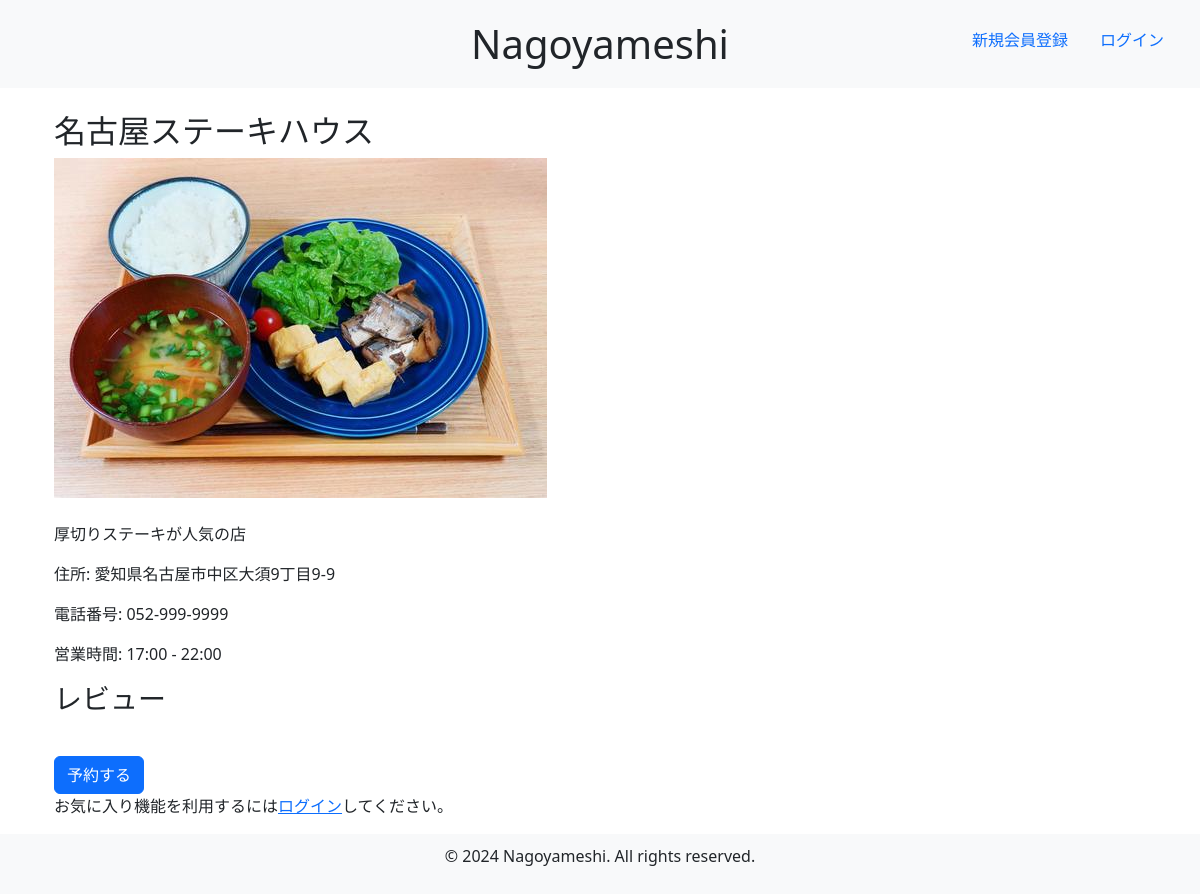
Before: /restaurants/9/ with the older database file.
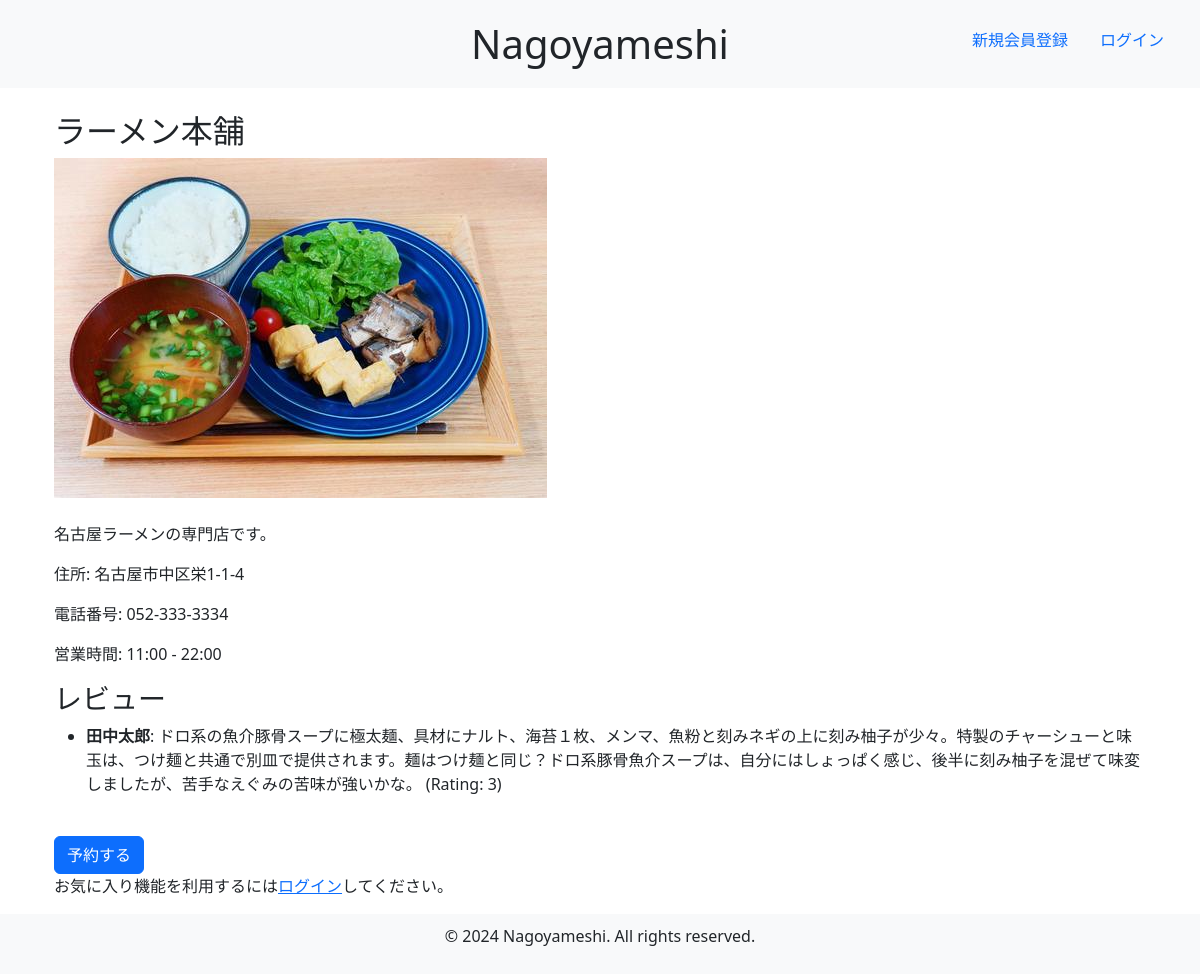
After: the same page with the newer database file.
### nagoyameshi/models.py (models this page shows, shortened)
class Restaurant(models.Model):
    name = models.CharField(max_length=200)
    price = models.PositiveIntegerField()
    description = models.TextField()
    postal_code = models.CharField(max_length=10)
    address = models.CharField(max_length=200)
    phone_number = models.CharField(max_length=15)
    open_time = models.TimeField()
    close_time = models.TimeField()
    created_at = models.DateTimeField(auto_now_add=True)
    updated_at = models.TimeField(auto_now=True)
    img = models.ImageField(upload_to='restaurant_images/')
    category = models.ForeignKey(Category, on_delete=models.CASCADE, null=True, blank=True)

class Review(models.Model):
    restaurant = models.ForeignKey(Restaurant, on_delete=models.CASCADE)
    user = models.ForeignKey(CustomUser, on_delete=models.CASCADE)
    rating = models.PositiveIntegerField()
    comment = models.TextField()
    created_at = models.DateTimeField(auto_now_add=True)

class CustomUser(AbstractUser):#フィールドとメソッド（PW検証など）を継承
    username = None  # usernameフィールドを無効化（DBから削除）
    email = models.EmailField(unique=True)  # DB内のメールアドレスを一意に設定
    full_name = models.CharField(max_length=100)#以下フィールドの設定
    furigana = models.CharField(max_length=100)
    postal_code = models.CharField(max_length=10)
    address = models.CharField(max_length=200)
    phone_number = models.CharField(max_length=15)
    birthdate = models.DateField(null=True, blank=True)
    occupation = models.CharField(max_length=100)
    is_end_user = models.BooleanField(default=False)#カスタムでエンドユーザーかどうかのフラグを追加
    is_admin_user = models.BooleanField(default=False)#管理者かどうかのフラグを追加
    is_subscription_user = models.BooleanField(default=False)  # 有料会員かどうかのフラグを追加
    USERNAME_FIELD = 'email'  # メールアドレスを認証に使用
    REQUIRED_FIELDS = ['full_name', 'furigana', 'postal_code', 'address', 'phone_number', 'birthdate', 'occupation']
    objects = CustomUserManager()  ### CustomUserManagerをオブジェクトとして設定

### nagoyameshi/views.py (the view)
# urls.py: path('restaurants/<int:pk>/', RestaurantDetailView.as_view(), name='restaurant_detail'),
class RestaurantDetailView(DetailView):
    model = Restaurant
    template_name = 'restaurant_detail.html'
    context_object_name = 'restaurant'
    def get_context_data(self, **kwargs):
        context = super().get_context_data(**kwargs)
        context['reviews'] = Review.objects.filter(restaurant=self.object)
        return context

### nagoyameshi/templates/restaurant_detail.html (shortened to what this page needs)
{% extends 'base.html' %}
{% block content %}
<div class="container mt-4">
    <h2>{{ restaurant.name }}</h2>
    <img src="{{ restaurant.img.url }}" class="img-fluid mb-4" alt="{{ restaurant.name }}">
    <p>{{ restaurant.description }}</p>
    <p>住所: {{ restaurant.address }}</p>
    <p>電話番号: {{ restaurant.phone_number }}</p>
    <p>営業時間: {{ restaurant.open_time }} - {{ restaurant.close_time }}</p>
    <h3>レビュー</h3>
    <ul>
        {% for review in reviews %}
        <li>
            <strong>{{ review.user.full_name }}</strong>: {{ review.comment }} (Rating: {{ review.rating }})
        </li>
        {% endfor %}
    </ul>
    <a href="{% if user.is_authenticated %}{% url 'make_reservation' restaurant.id %}{% else %}{% url 'login' %}{% endif %}" class="btn btn-primary mt-4">予約する</a>
    {% if user.is_authenticated %}
    <form method="post" action="{% url 'add_to_favorites' restaurant.id %}">
        {% csrf_token %}
        <button type="submit" class="btn btn-primary">お気に入り追加</button>
    </form>
{% else %}
    <p>お気に入り機能を利用するには<a href="{% url 'login' %}">ログイン</a>してください。</p>
{% endif %}
</div>
{% endblock %}

Changed rows visible on the page:
changed Restaurant: name "名古屋ステーキハウス" → "ラーメン本舗"; description "厚切りステーキが人気の店" → "名古屋ラーメンの専門店です。"; address "愛知県名古屋市中区大須9丁目9-9" → "名古屋市中区栄1-1-4"; phone_number "052-999-9999" → "052-333-3334"; open_time "17:00" → "11:00"
added Review: user.full_name "田中太郎", comment "ドロ系の魚介豚骨スープに極太麺、具材にナルト、海苔１枚、メンマ、魚粉と刻みネギの上に刻み柚子が少々。特製のチャーシューと味玉は、つけ麺と共通で別皿で提供されます。麺はつけ麺と同じ？ドロ系豚骨魚介スープは、自分にはしょっぱく感じ、後半に刻み柚子を混ぜて味変しましたが、苦手なえぐみの苦味が強いかな。", rating "3"
